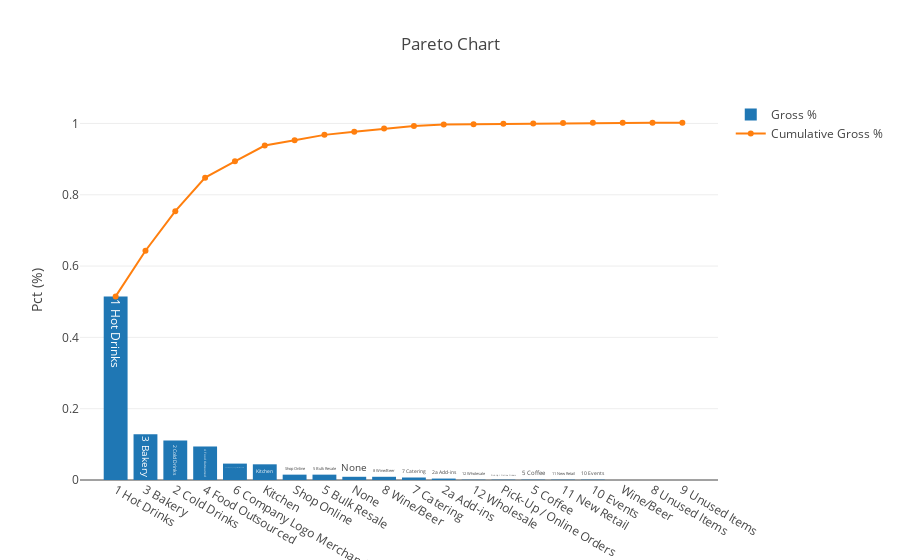

Notebook source saved alongside this figure:
### Code cell
# Create visuals
# Creating trace1
trace1 = go.Bar(
                x = total_cat.Category,
                y = total_cat.Gross_pct,
                name = "Gross %", # legend
                # marker = dict(color = 'rgba(16, 112, 2, 0.8)'), # color
                text = total_cat.Category # hover over text
)

# Create trace2
trace2 = go.Scatter(
                    x = total_cat.Category,
                    y = Cuml,
                    mode = "lines+markers",
                    name = "Cumulative Gross %",
                    # text = total_cat.Category
)

# Layers of visual
data = [trace1 , trace2]

# Layout
layout = go.Layout(
                   title = 'Pareto Chart',
                   yaxis = dict(title = 'Pct (%)')
)

fig = go.Figure(data = data, layout = layout)

py.iplot(fig, filename = 'boxplot,html' ) #iplot for inline / plot for new html

### Figure 1 — Plotly figure (JSON) as saved in the notebook; plotly's stock layout.template omitted (floating-point values rounded to 4 significant figures)
{"data": [{"name": "Gross %", "text": ["1 Hot Drinks", "3 Bakery", "2 Cold Drinks", "4 Food Outsourced", "6 Company Logo Merchandise", "Kitchen", "Shop Online", "5 Bulk Resale", "None", "8 Wine/Beer", "7 Catering", "2a Add-ins", "12 Wholesale", "Pick-Up / Online Orders", "5 Coffee", "11 New Retail", "10 Events", "Wine/Beer", "8 Unused Items", "9 Unused Items"], "type": "bar", "x": ["1 Hot Drinks", "3 Bakery", "2 Cold Drinks", "4 Food Outsourced", "6 Company Logo Merchandise", "Kitchen", "Shop Online", "5 Bulk Resale", "None", "8 Wine/Beer", "7 Catering", "2a Add-ins", "12 Wholesale", "Pick-Up / Online Orders", "5 Coffee", "11 New Retail", "10 Events", "Wine/Beer", "8 Unused Items", "9 Unused Items"], "y": [0.515, 0.128, 0.111, 0.094, 0.046, 0.044, 0.015, 0.015, 0.009, 0.009, 0.007, 0.004, 0.001, 0.001, 0.001, 0.001, 0.001, 0, 0, 0]}, {"mode": "lines+markers", "name": "Cumulative Gross %", "type": "scatter", "x": ["1 Hot Drinks", "3 Bakery", "2 Cold Drinks", "4 Food Outsourced", "6 Company Logo Merchandise", "Kitchen", "Shop Online", "5 Bulk Resale", "None", "8 Wine/Beer", "7 Catering", "2a Add-ins", "12 Wholesale", "Pick-Up / Online Orders", "5 Coffee", "11 New Retail", "10 Events", "Wine/Beer", "8 Unused Items", "9 Unused Items"], "y": [0.515, 0.643, 0.754, 0.848, 0.894, 0.938, 0.953, 0.968, 0.977, 0.986, 0.993, 0.997, 0.998, 0.999, 1, 1.001, 1.002, 1.002, 1.002, 1.002]}], "layout": {"title": "Pareto Chart", "yaxis": {"title": "Pct (%)"}}}
